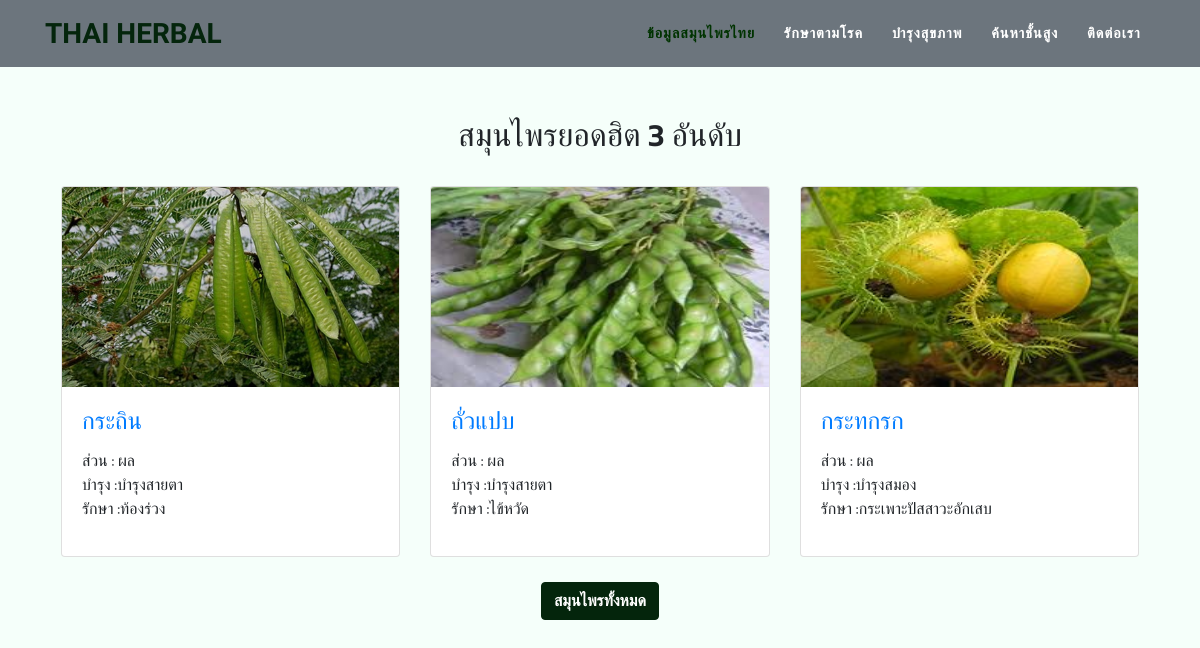
The app's page /User/page/herbal.php with its own data.
### tables this page shows
CREATE TABLE `herb` (
  `Her_ID` smallint(5) NOT NULL,
  `Her_Name` varchar(50) DEFAULT NULL,
  `Her_Picture` varchar(255) DEFAULT NULL
);

CREATE TABLE `nature` (
  `Nat_ID` smallint(5) NOT NULL,
  `Nat_Nature` varchar(255) DEFAULT NULL
);

CREATE TABLE `herb_maintain` (
  `Hm_ID` smallint(5) NOT NULL,
  `Her_ID` smallint(5) NOT NULL,
  `Mai_ID` smallint(5) NOT NULL
);

CREATE TABLE `maintain` (
  `Mai_ID` smallint(5) NOT NULL,
  `Mai_Name` varchar(50) DEFAULT NULL
);

CREATE TABLE `herb_disease` (
  `Hd_ID` smallint(5) NOT NULL,
  `Her_ID` smallint(5) NOT NULL,
  `Dis_ID` smallint(5) NOT NULL
);

CREATE TABLE `disease` (
  `Dis_ID` smallint(5) NOT NULL,
  `Dis_Name` varchar(40) DEFAULT NULL,
  `Dis_symptom` varchar(255) DEFAULT NULL
);

### User/page/herbal.php (the view, shortened to what this page needs)
<?php
include '../php/connect.php';
?>
<!DOCTYPE html>
<html lang="en">
<head>
  <link href="../vendor/bootstrap/css/bootstrap.min.css" rel="stylesheet">
  <link href="../vendor/fontawesome-free/css/all.min.css" rel="stylesheet" type="text/css">
  <link href="../css/agency.min.css" rel="stylesheet">
  <?php
  $sqlSearch = "SELECT * , count(count_herb.Her_ID)
  FROM herb INNER JOIN herb_nature ON  herb.Her_ID = herb_nature.Her_ID
  INNER JOIN nature ON herb_nature.Nat_ID = nature.Nat_ID INNER JOIN count_herb ON count_herb.Her_ID=herb.Her_ID
  GROUP BY count_herb.Her_ID  ORDER BY count(count_herb.Her_ID) DESC LIMIT 0,3";
  $querySearch = mysqli_query($link,$sqlSearch);
   ?>
</head>
<body id="page-top">
  <nav class="navbar navbar-expand-lg bg-secondary fixed-top text-uppercase" id="mainNav">
    <div class="container">
      <a class="navbar-brand js-scroll-trigger" href="../index.php">THAI HERBAL</a>
      <div class="collapse navbar-collapse" id="navbarResponsive">
        <ul class="navbar-nav ml-auto">
          <li class="nav-item">
            <a class="nav-link js-scroll-trigger" href="#herbal">ข้อมูลสมุนไพรไทย</a>
          </li>
          <li class="nav-item">
            <a class="nav-link js-scroll-trigger" href="cure.php">รักษาตามโรค</a>
          </li>
          <li class="nav-item">
            <a class="nav-link js-scroll-trigger" href="maintain.php">บำรุงสุขภาพ</a>
          </li>
          <li class="nav-item">
            <a class="nav-link js-scroll-trigger" href="advanced_search.php">ค้นหาชั้นสูง</a>
          </li>
          <li class="nav-item">
            <a class="nav-link js-scroll-trigger" href="team.html">ติดต่อเรา</a>
          </li>
        </ul>
      </div>
    </div>
  </nav>
  <section id="herbal">
      <div class="container">
          <div class="row">
              <div class="col-lg-12 mx-auto">
                  <div class="modal-body">
                      <h2 style="text-align:center;">สมุนไพรยอดฮิต 3 อันดับ</h2>
                      <br>
                      <div class="row">
                          <?php
                          while($resultSearch=mysqli_fetch_array($querySearch,MYSQLI_ASSOC))
                          {
                            $herId = $resultSearch["Her_ID"];
                          ?>
                          <div class="col-lg-4 col-md-4 col-sm-4">
                              <div class="card h-100">
                                <a  href="selectedHerb.php?Her_ID=<?php echo $resultSearch["Her_ID"];?>">
                                      <img class="card-img-top" src="../../Admin/img/imagesHerb/<?php echo $resultSearch['Her_Picture'];?>"alt="" width="200px"height="200px">
                                    </a>
                                    <div class="card-body">
                                        <h4 class="card-title">
                                            <a href="selectedHerb.php?Her_ID=<?php echo $resultSearch["Her_ID"];?>"><?php echo $resultSearch['Her_Name']; ?></a>
                                        </h4>
                                        <p class="leftmaintain">
                                          ส่วน : <?php echo $resultSearch["Nat_Nature"].'  '; ?></br>
                                          บำรุง :<?php
                                          $sql5 = "SELECT * FROM herb_maintain INNER JOIN maintain ON herb_maintain.Mai_ID = maintain.Mai_ID WHERE herb_maintain.Her_ID = $herId ";
                                          $query5 = mysqli_query($link,$sql5);
                                          while($result5 = mysqli_fetch_array($query5,MYSQLI_ASSOC))
                                          {
                                           echo $result5["Mai_Name"].'  ';
                                          } ?></br>
                                          รักษา :<?php
                                          $sql6 = "SELECT * FROM herb_disease INNER JOIN disease ON herb_disease.Dis_ID = disease.Dis_ID WHERE herb_disease.Her_ID = $herId ";
                                          $query6 = mysqli_query($link,$sql6);
                                          while($result6 = mysqli_fetch_array($query6,MYSQLI_ASSOC))
                                          {
                                          echo $result6["Dis_Name"].'  ';
                                           }?>
                                        </p>
                                    </div>
                              </div>
                            </div>
                        <?php } ?><div class="col-lg-12 col-sm-6 text-center mb-4 "></div>
                        <div class="col-lg-12 col-sm-6 text-center mb-4 ">
                          <a class="portfolio-link"  href="herbalAll.php">
                            <button class="btn btn-primary" data-dismiss="modal" type="button">
                              สมุนไพรทั้งหมด </button>
                          </a>
                        </div>
                      </div>
                  </div>
              </div>
          </div>
      </div>
  </section>
</body>
</html>

### records on screen
herb: Her_Picture (picture), Her_Name "กระถิน", nature.Nat_Nature "ผล"
herb_maintain: Mai_ID.Mai_Name "บำรุงสายตา"
herb_disease: Dis_ID.Dis_Name "ท้องร่วง"
herb: Her_Picture (picture), Her_Name "ถั่วแปบ", nature.Nat_Nature "ผล"
herb_maintain: Mai_ID.Mai_Name "บำรุงสายตา"
herb_disease: Dis_ID.Dis_Name "ไข้หวัด"
herb: Her_Picture (picture), Her_Name "กระทกรก", nature.Nat_Nature "ผล"
herb_maintain: Mai_ID.Mai_Name "บำรุงสมอง"
herb_disease: Dis_ID.Dis_Name "กระเพาะปัสสาวะอักเสบ"
